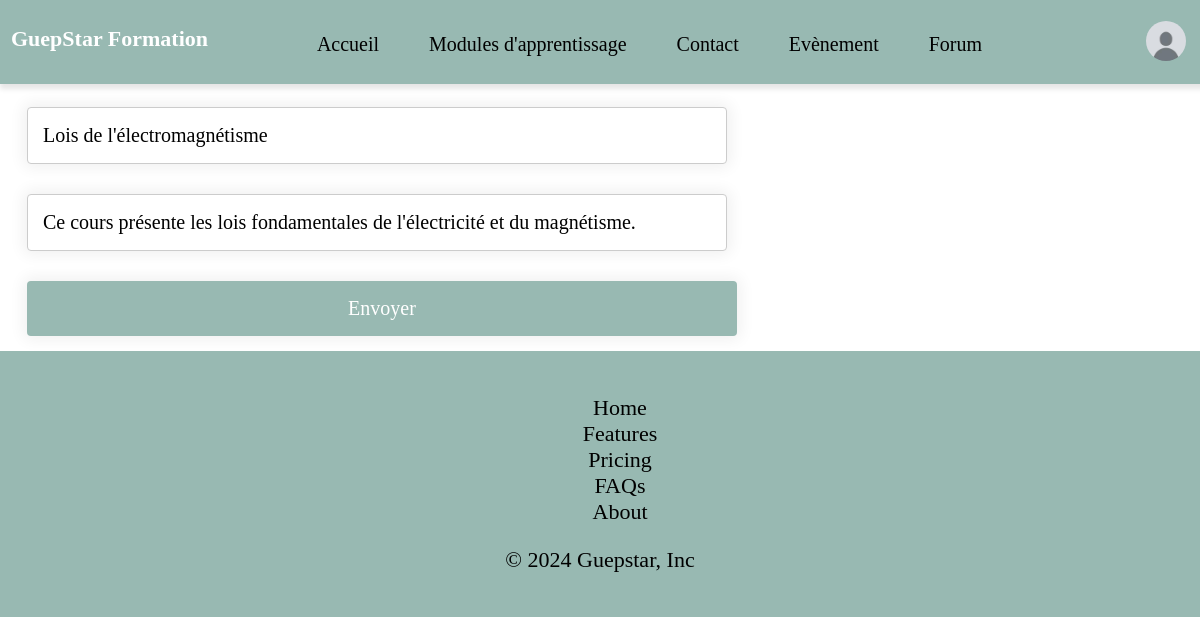
Page /nouveau_cours.php?id=4 (signed in) on the committed database.
### tables this page shows
CREATE TABLE `users` (
  `id` int(11) NOT NULL,
  `nom` varchar(128) NOT NULL,
  `prenom` varchar(128) NOT NULL,
  `numero_telephone` varchar(10) DEFAULT NULL,
  `adresse` varchar(100) DEFAULT NULL,
  `ville` varchar(50) DEFAULT NULL,
  `code_postal` varchar(5) DEFAULT NULL,
  `Region` varchar(30) DEFAULT NULL,
  `pays` varchar(50) DEFAULT NULL,
  `email` varchar(128) NOT NULL,
  `password` varchar(255) NOT NULL,
  `cv` varchar(255) NOT NULL DEFAULT 'default.jpg',
  `image` text,
  `verif_u` int(4) NOT NULL DEFAULT '0',
  `verif_f` int(65) DEFAULT NULL,
  `date_insc` datetime NOT NULL DEFAULT CURRENT_TIMESTAMP,
  `credit` int(11) NOT NULL DEFAULT '5'
);

CREATE TABLE `cours` (
  `id` int(11) NOT NULL,
  `matiere_id` int(11) DEFAULT NULL,
  `chapitre_id` int(11) DEFAULT NULL,
  `titre` text,
  `description` text
);

### nouveau_cours.php (the view, shortened to what this page needs)
<!DOCTYPE HTML>
<html>
    <head>
        <?php
        if(isset($_COOKIE['nm']) && $_COOKIE['nm'] === 'actif') {
            echo '<link rel="stylesheet" type="text/css" href="css/style_nightmode.css">';
        } else {
            echo '<link rel="stylesheet" type="text/css" href="css/style.css">';
        }
        ?>
    </head>
    <body>
        <?php include('includes/header.php'); ?>
        <main>
        <?php
            include('includes/db.php');
            $stmt = $bdd->prepare("SELECT titre, description FROM cours WHERE id=:id");
            $stmt->execute([':id' => $_GET['id']]);
            $user = $stmt->fetch(PDO::FETCH_ASSOC);
            if($user) {
                $titre = $user['titre'];
                $description = $user['description'];
            }
            ?>
        <div class="section-container-ajout-cours">
                <div class="form-container">
                    <section class="section-container-log">
                        <section class="text-section-log">
                            <div class="form-left">
                                <div class="connexioncours">
                                    <h2 class="title-co">Ajouter votre Matière :</h2>
                                    <form action="verification.php?message=4&id=<?php echo htmlspecialchars($_GET['id']); ?>" method="post">
                                        <input type="text" name="titre-modif" placeholder="Titre de la matière" value="<?php echo $titre; ?>" required>
                                        <input type="text" name="description-modif" placeholder="Description de la matière" value="<?php echo $description; ?>" required>
                                        <input type="submit" value="Envoyer">
                                    </form>
                                </div>
                            </div>
                        </section>
                    </section>
                </div>
            </div>
        </main>
        <?php include('includes/footer.php'); ?>
    </body>
</html>

### includes/header.php (shortened to what this page needs)
<header>
            <section class="section-container-accueil">
                <section class="text-section-accueil">
                <h1 class="titre-header">GuepStar Formation</h1>
                </section>
                <section class="text-section-accueil-2">
                    <nav class="nav1">
                        <ul>
                        <?php
                            if(isset($_SESSION['id'])){
                            include('includes/db.php');
                            $q = 'SELECT image FROM users WHERE id = :id';
                            $req = $bdd->prepare($q);
                            $req->execute([
                                'id' => $_SESSION['id']
                            ]);
                            $result = $req->fetch(PDO::FETCH_ASSOC);}
                            if(isset($_SESSION['email'])){
                                if (isset($_COOKIE['langue']) && $_COOKIE['langue']!='fr') {
                                    $langue = $_COOKIE['langue'];
                                    if($langue == 'en'){
                                        echo '
                                            <li><a href="index.php">Home</a></li>
                                            <li><a href="modules.php">Learning Modules</a></li>
                                            <li><a href="contact.php">Contact</a></li>
                                            <li><a href="reservation.php">Evènement</a></li>
                                            <li><a href="forum.php">Forum</a></li>
                                        ';
                                    }
                                    if($langue == 'es'){
                                        echo '
                                            <li><a href="index.php">bienvenida</a></li>
                                            <li><a href="modules.php">Módulos de aprendizaje</a></li>
                                            <li><a href="contact.php">Contactar</a></li>
                                            <li><a href="reservation.php">Evènement</a></li>
                                            <li><a href="forum.php">Forum</a></li>
                                        ';
                                    }
                                    if($langue == 'ch'){
                                        echo '
                                            <li><a href="index.php">欢迎</a></li>
                                            <li><a href="modules.php">学习模块</a></li>
                                            <li><a href="contact.php">接触</a></li>
                                            <li><a href="reservation.php">Evènement</a></li>
                                            <li><a href="forum.php">Forum</a></li>
                                        ';
                                    }
                                }else{
                                    echo '
                                        <li><a href="index.php">Accueil</a></li>
                                        <li><a href="modules.php">Modules d\'apprentissage</a></li>
                                        <li><a href="contact.php">Contact</a></li>
                                        <li><a href="reservation.php">Evènement</a></li>
                                        <li><a href="forum.php">Forum</a></li>
                                    ';
                                }
                            }
                            ?>
                        </ul>
                    </nav>
                </section>
                <section class="text-section-accueil-3">
                    <nav class="nav2">
                        <ul>
                            <li>
                                <?php
                                if(isset($_SESSION['email'])){
                                    echo '
                                        <img src="uploads/' . (isset($result['image']) ? $result['image'] : 'default.jpg') . '" alt="" class="user-pic user-pic-background" onclick="toggleMenu()">';
                                }
                                ?>
                            </li>
                        </ul>
                    </nav>
                </section>
            </section>
        </header>

### css/style.css (style rules this page uses)
html { font-size: 22px; font-family: 'police1' ; margin-top: 1.25em; }
.user-pic { width: 40px; border-radius: 50%; cursor: pointer; margin-left: 30px; }
.user-pic-background { background-color: #fff; }
body { margin: 0;; }
header { position: fixed; top: 0; left: 0; width: 100%; z-index: 2; box-shadow: 0px 5px 5px rgba(0, 0, 0, 0.1); background-color: #98B9B2; color: white; size: 2rem; text-align: left; padding: 0.5em; padding-bottom: 0.75em; }
.titre-header { padding: 0; margin: 0; font-size:inherit; }
header nav ul { text-align: end; padding: 10; list-style: none; display: flex; margin: 0; }
header nav li a { text-align: center; margin: auto; padding: auto; font-size: 20px; }
.section-container-accueil { display:flex; align-items: center; }
.text-section-accueil-2 { flex: 1; text-align:center; font-size: 1px; }
input { border: 2px solid #eee; box-shadow:0 0 15px 4px rgba(0,0,0,0.06); padding:10px; margin: 15px; border-radius:10px; font-family:inherit; font-size: inherit; height: auto; width: 300px; position: center; }
ul, li { list-style-type: none; }
nav { margin-top: 10px; }
nav ul { list-style: none; padding: 0; margin: 0; display: flex; justify-content: center; }
nav li { margin: 0 25px; }
nav a { margin: 10%; text-decoration: none; color: black; font-size: 25px; }
.text-section, p, h2, h3 { flex: 1; text-align:start; padding: 10px; margin: 10; }
.text-section-cours, p, h2, h3 { flex: 1; text-align:center; padding: 10px; margin: 10; }
a { color: rgb(48, 159, 202); text-decoration: none; }
.form-container { display: flex; align-items: flex-start; margin-left: 1%; margin-right: 1%; }
.form-container form { width: 70%; margin-top: 20px; }
.form-container input[type="text"], .form-container input[type="email"], .form-container input[type="password"] { padding: 16px; font-size: 20px; margin-bottom: 15px; border: 1px solid #ccc; border-radius: 4px; padding-left: 15px; width: 126%; }
.form-container input[type="submit"] { width: 90%; background-color: #98B9B2; color: white; border: none; border-radius: 4px; cursor: pointer; padding: 16px; font-size: 20px; width: 134%; }
.form-left { margin-right: 20px; }
.section-container-log { display: flex; align-items: flex-start; padding: 0px; margin: 0%; }
.text-section-log, p, h2, h3 { font-size: inherit; flex: 1; padding: 0px; margin: 10; }

### rows in the picture
users: image (placeholder picture)
cours: titre-modif "Lois de l'électromagnétisme", description-modif "Ce cours présente les lois fondamentales de l'électricité et du magnétisme."
